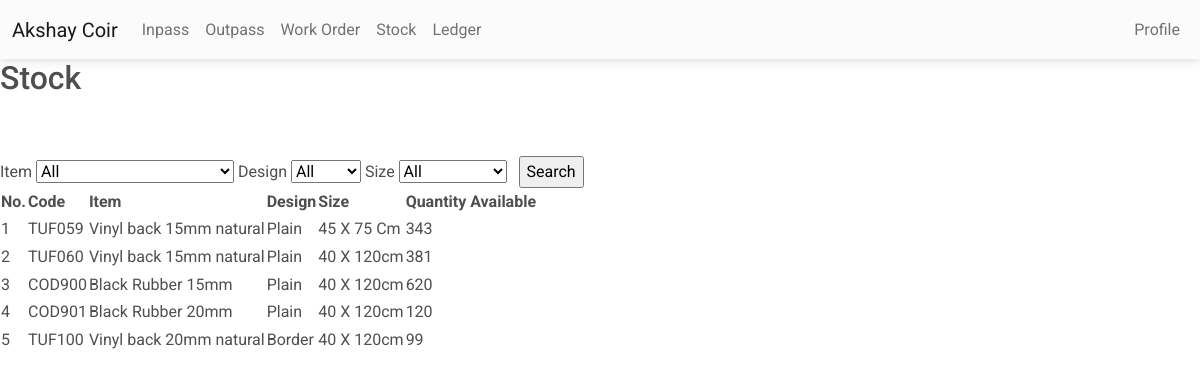
Before: /stock.php with the older database file.
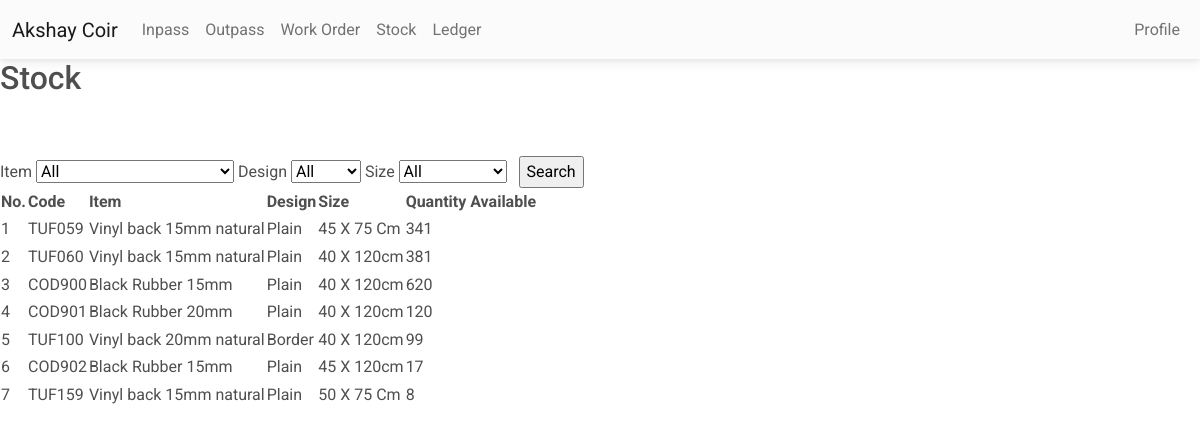
After: the same page with the newer database file.
### tables this page shows
CREATE TABLE IF NOT EXISTS `stock` (
  `index` int NOT NULL AUTO_INCREMENT,
  `grade` varchar(25) NOT NULL,
  `code` varchar(25) NOT NULL,
  `item` varchar(50) NOT NULL,
  `design` varchar(50) NOT NULL,
  `size` varchar(25) NOT NULL,
  `qty` int NOT NULL,
  `default` int NOT NULL DEFAULT '1',
  PRIMARY KEY (`index`)
);

### stock.php (the view, shortened to what this page needs)
<?php
include 'conn.php';
include 'nav.php';
?>
<?php
$sql = "SELECT * from stock where 1=1";
$retval = mysqli_query($conn, $sql);
?>
<html>
<body>
<h2>Stock</h2>
    <br>
    <br>
    <form name="filter" method="post">
        <label>Item</label>
        <select name='item'>
            <option selected>All</option>
        </select>
        <label>Design</label>
        <select name='design'>
            <option selected>All</option>
        </select>
        <label>Size</label>
        <select name='size'>
            <option selected>All</option>
        </select> &nbsp;
        <input type="submit" name="filter" value="Search">
    </form>
    <table style="border-spacing:30px;">
        <thead>
            <th>
                No.
            </th>
            <th>
                Code
            </th>
            <th>
                Item
            </th>
            <th>
                Design
            </th>
            <th>
                Size
            </th>
            <th>
                Quantity Available
            </th>
        </thead>
        <tbody>
            <?php
            $i = 1;
            while ($row = mysqli_fetch_assoc($retval)) {
                echo "
                <tr>
                <td>
                    $i
                </td>
                <td>
                    {$row['code']}
                </td>
                <td>
                    {$row['item']}
                </td>
                <td>
                    {$row['design']}
                </td>
                <td>
                    {$row['size']}
                </td>
                <td>
                    {$row['qty']}
                </td>
                </tr>";
                $i = $i + 1;
            }
            ?>
        </tbody>
    </table>
</body>
</html>

### nav.php (shortened to what this page needs)
<!DOCTYPE html>
<html>
    <link
      rel="stylesheet"
      href="https://cdnjs.cloudflare.com/ajax/libs/font-awesome/6.0.0/css/all.min.css"
    />
    <link rel="stylesheet" href="css/mdb.min.css" />
  </head>
<body>
    <nav class="navbar navbar-expand-lg navbar-light bg-light">
        <div class="container-fluid">
            <a class="navbar-brand" href="profile.php">Akshay Coir</a>
            <div class="collapse navbar-collapse" id="navbarNav">
                <ul class="navbar-nav">
                    <li class="nav-item">
                        <a class="nav-link" href="inpass.php">Inpass</a>
                    </li>
                    <li class="nav-item">
                        <a class="nav-link" href="outpass.php">Outpass</a>
                    </li>
                    <li class="nav-item">
                        <a class="nav-link" href="workorder.php">Work Order</a>
                    </li>
                    <li class="nav-item">
                        <a class="nav-link" href="stock.php?f=0">Stock</a>
                    </li>
                    <li class="nav-item">
                        <a class="nav-link" href="ledger.php?f=0">Ledger</a>
                    </li>
                </ul>
            </div>
            <ul class="navbar-nav">
                <div class="d-flex align-items-center">
                    <li class="nav-item">
                        <a class="nav-link" href="profile.php">Profile</a>
                    </li>
                </div>
            </ul>
        </div>
    </nav>
</body>
</html>

Changed rows visible on the page:
changed stock "TUF059": qty "343" → "341"
added stock: code "COD902", item "Black Rubber 15mm", design "Plain", size "45 X 120cm", qty "17"
added stock: code "TUF159", item "Vinyl back 15mm natural", design "Plain", size "50 X 75 Cm", qty "8"
